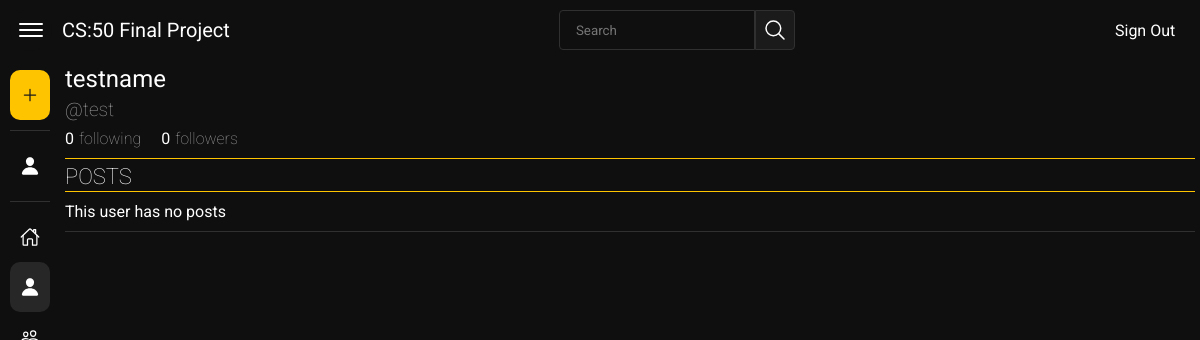
The app's page /user/test (signed in), older data.
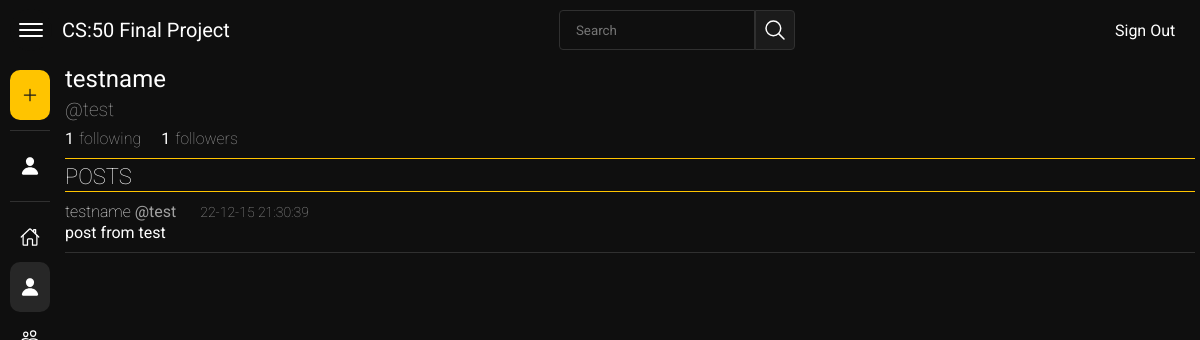
The same page, newer data.
### tables this page shows
CREATE TABLE "users" (
	"id"	INTEGER NOT NULL UNIQUE,
	"username"	TEXT NOT NULL UNIQUE,
	"name"	TEXT NOT NULL,
	"password_hash"	TEXT NOT NULL,
	"follower_count"	INTEGER NOT NULL DEFAULT 0,
	"following_count"	INTEGER NOT NULL DEFAULT 0,
	PRIMARY KEY("id")
);

CREATE TABLE "posts" (
	"id"	INTEGER NOT NULL UNIQUE,
	"user_id"	INTEGER NOT NULL,
	"post"	TEXT NOT NULL,
	"date"	TEXT NOT NULL,
	PRIMARY KEY("id" AUTOINCREMENT)
);

### app.py (the view)
@app.route("/user/<username>")
@login_required
def user(username):
    userInfo = db.execute("SELECT id, username, name, follower_count, following_count FROM users WHERE username LIKE ?", username)
    if not userInfo:
        flash("User does not exist")
        return redirect("/")
    userPosts = db.execute("SELECT * FROM posts WHERE user_id = ? ORDER BY date DESC", userInfo[0]['id'])
    if username == session["username"]:
        isUsersAccount = True
        isFollowing = None
    else:
        isUsersAccount = False
        if db.execute("SELECT * FROM following WHERE user_id = ? AND follower_id = ?", userInfo[0]['id'], session['user_id']) :
            isFollowing = True
        else:
            isFollowing = False
    return render_template("user.html", userInfo=userInfo[0], userPosts=userPosts, isUsersAccount=isUsersAccount, isFollowing=isFollowing)

### functions.py (called while the page is built)
def login_required(f):
    @wraps(f)
    def decorated_function(*args, **kwargs):
        if session.get("user_id") is None:
            return redirect("/")
        return f(*args, **kwargs)
    return decorated_function

### templates/user.html (shortened to what this page needs)
{% extends "layout.html" %}
{% block main %}
    <div class="user-info-wrapper">
        <div class="user-info">
            <span class="user-name">{{ userInfo['name'] }}</span>
            <span class="user-username">@{{ userInfo['username'] }}</span>
            <div class="user-follow-wrapper">
                <span class="user-follow-number">{{ userInfo['following_count'] }}</span>
                <span class="user-follow">following</span>
                <span class="user-follow-number">{{ userInfo['follower_count'] }}</span>
                <span class="user-follow">followers</span>
            </div>
        </div>
    </div>
    <div class="user-posts-wrapper">
        <span class="search-titles">
            POSTS
        </span>
        {% if userPosts %}
            {% for posts in userPosts %}
                <div class="user-post">
                    <a class="user-post-info" href="/user/{{ userInfo['username'] }}">
                        <span class="user-post-name">{{ userInfo['name'] }}</span>
                        <span class="user-post-username">@{{ userInfo['username'] }}</span>
                        <span class="user-post-date">{{ posts.date }}</span>
                    </a>
                    <div class="user-post-main">
                        <span class="user-post-content">{{ posts.post }}</span>
                    </div>
                </div>
            {% endfor %}
        {% else %}
            <span class="user-post">This user has no posts</span>
        {% endif %}
    </div>
{% endblock main %}

Row changes from the older to the newer data that the page shows:
changed users "testname": following_count "0" → "1"; follower_count "0" → "1"
added posts: {{ userInfo['name'] }} "testname", {{ userInfo['username'] }} "test", date "22-12-15 21:30:39", post "post from test"
Text that changed along with them:
text no longer shown: "This user has no posts"
